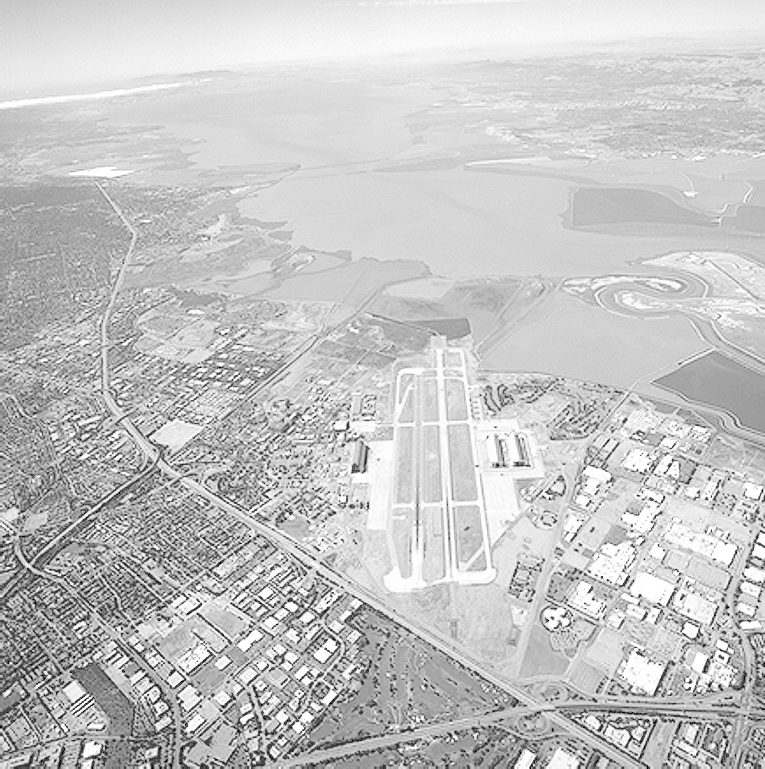
#> input picture Question_2/Aerial Image 765x769.tif, 765 x 769 px
$ python 2_b.py
#> lines starting #> are read from the running program, lines starting #| are printed output that depends on the picture
import cv2
import numpy as np
import matplotlib.pyplot as plt


def power_laws(image , gama):
    new_image = image.copy()
    hight = image.shape[0]
    widht = image.shape[1]
    for i in range(hight):
        for j in range(widht):
            new_image[i][j] = 255 * (float(image[i][j] / 255) ** gama)
    return np.uint8(new_image)

def inverse_logarithm(image):
    new_image = image.copy()
    hight = image.shape[0]
    widht = image.shape[1]
    c = 255 / np.log(1 + 255)
    for i in range(hight):
        for j in range(widht):
            new_image[i][j] = np.exp(image[i][j] / c) - 1
    return np.uint8(new_image)

gamas = [0.5 , 0.75 ,  1  , 5]
image = cv2.imread("./Aerial Image 765x769.tif" , cv2.IMREAD_GRAYSCALE)
#> image is the input picture: shape (769, 765); min 0, max 255, mean 197.1

plt.subplot(2, 3, 1)
plt.imshow(image, cmap='gray')
plt.title('Original Image')
for i in range(4):
    new_image = power_laws(image , gamas[i])
    plt.subplot(2, 3, i+2)
    plt.imshow(new_image, cmap='gray')
    plt.title(f'Power Law with gama = {gamas[i]}')
#> this loop made 4 passes
#> pass 1, `new_image = power_laws(image , gamas[i])`:
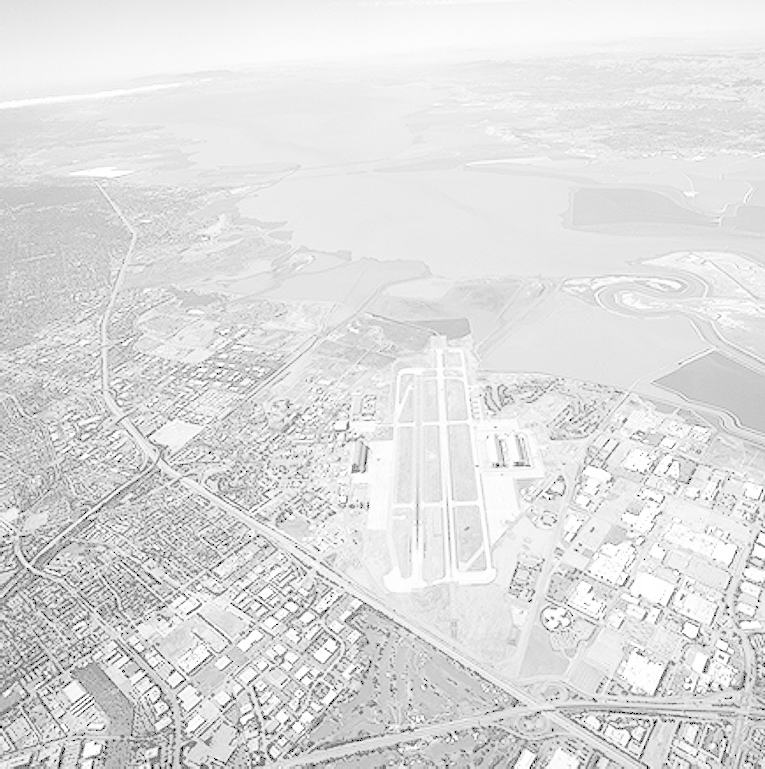
#> new_image: shape (769, 765); min 0, max 255, mean 222
#> pass 2, `new_image = power_laws(image , gamas[i])`:
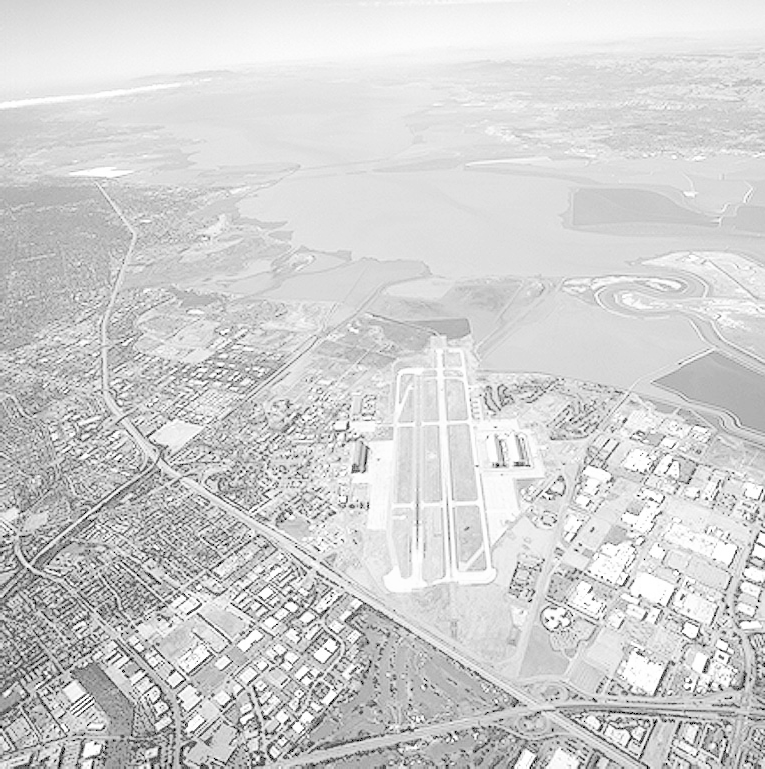
#> new_image: shape (769, 765); min 0, max 255, mean 208.7

new_image = inverse_logarithm(image)
#> after the loop in inverse_logarithm, `for i in range(hight):`:
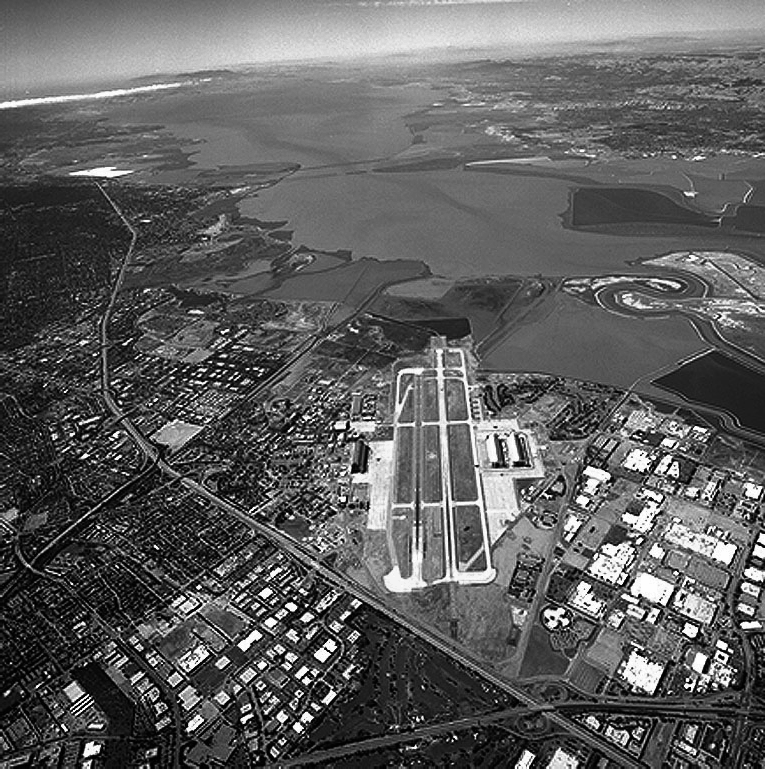
#> new_image: shape (769, 765); min 0, max 254, mean 94.4
plt.subplot(2, 3, 6)
plt.imshow(new_image, cmap='gray')
plt.title('Inverse Logarithm')
plt.show()
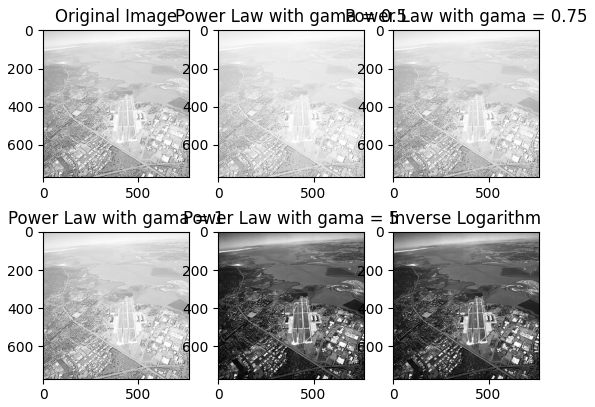
#> figure drawn by matplotlib, 6 panels
